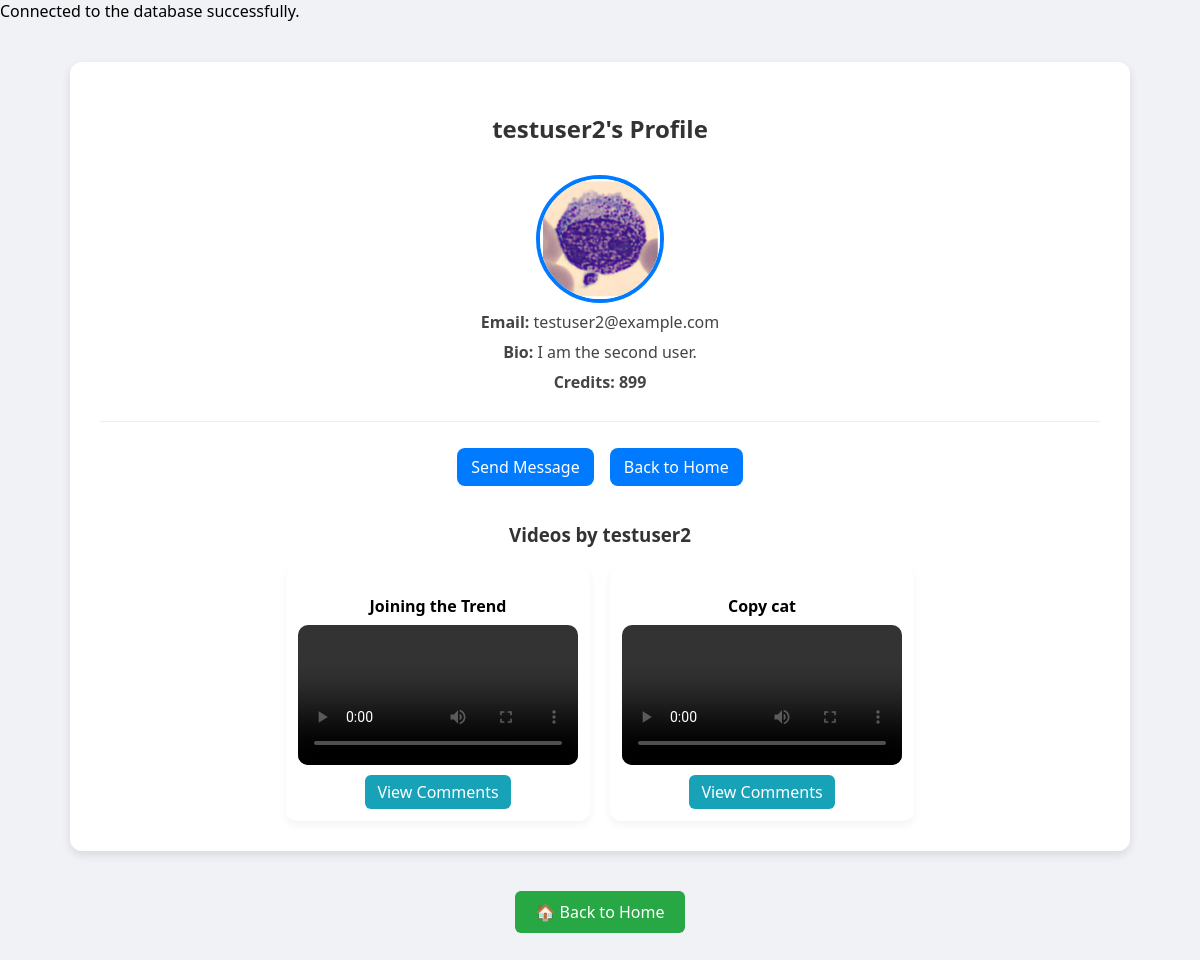
Screenshot of /social_streaming/profile.php?id=3 (signed in) with the database file from the repository.
### tables this page shows
CREATE TABLE `users` (
  `id` int(11) NOT NULL,
  `username` varchar(50) NOT NULL,
  `email` varchar(100) NOT NULL,
  `password` varchar(255) NOT NULL,
  `bio` text DEFAULT NULL,
  `profile_picture` varchar(255) DEFAULT NULL,
  `stream_video` varchar(255) DEFAULT NULL,
  `credits` int(11) DEFAULT 0,
  `name` varchar(100) DEFAULT NULL,
  `country` varchar(100) DEFAULT NULL,
  `subscription_type` varchar(50) DEFAULT NULL,
  `preferred_genre` varchar(50) DEFAULT NULL,
  `last_login` date DEFAULT NULL,
  `mfa_secret` varchar(255) DEFAULT NULL
);

CREATE TABLE `videos` (
  `id` int(11) NOT NULL,
  `user_id` int(11) NOT NULL,
  `title` varchar(255) NOT NULL,
  `description` text DEFAULT NULL,
  `filename` varchar(255) NOT NULL,
  `upload_date` timestamp NOT NULL DEFAULT current_timestamp(),
  `file_path` varchar(255) NOT NULL,
  `uploaded_at` timestamp NOT NULL DEFAULT current_timestamp(),
  `price_in_credits` int(11) NOT NULL DEFAULT 0,
  `is_live` tinyint(1) DEFAULT 0
);

### social_streaming/profile.php (the view, shortened to what this page needs)
<?php
include "db.php";
$user_id = $_SESSION['user_id'];
$view_user_id = isset($_GET['id']) ? $_GET['id'] : $user_id;
$query = "SELECT username, email, bio, profile_picture, credits FROM users WHERE id = ?";
$stmt = $conn->prepare($query);
$stmt->bind_param("i", $view_user_id);
$stmt->execute();
$stmt->bind_result($username, $email, $bio, $profile_picture, $credits);
$is_own_profile = ($view_user_id == $user_id);
$video_query = "SELECT id, title, filename, price_in_credits FROM videos WHERE user_id = ?";
$video_stmt = $conn->prepare($video_query);
$video_stmt->bind_param("i", $view_user_id);
$video_stmt->execute();
$video_stmt->store_result();
$video_stmt->bind_result($video_id, $video_title, $video_filename, $price_in_credits);
$purchased_videos = [];
?>
<!DOCTYPE html>
<html lang="en">
<head>
</head>
<body>
<div class="container">
    <h2><?php echo htmlspecialchars($is_own_profile ? "Your Profile" : $username . "'s Profile"); ?></h2>
    <div class="profile-card">
        <?php if ($profile_picture): ?>
            <img src="uploads/<?php echo htmlspecialchars($profile_picture); ?>" alt="Profile Picture">
        <?php else: ?>
            <p>No profile picture uploaded.</p>
        <?php endif; ?>
        <p><strong>Email:</strong> <?php echo htmlspecialchars($email); ?></p>
        <p><strong>Bio:</strong> <?php echo htmlspecialchars($bio ? $bio : "No bio added yet."); ?></p>
        <p class="credits"><strong>Credits:</strong> <?php echo htmlspecialchars($credits); ?></p>
    </div>
    <div class="profile-links">
        <?php if ($is_own_profile): ?>
            <a href="edit_profile.php">Edit Profile</a>
            <a href="upload_video.php">Upload Video</a>
            <a href="view_videos.php">View Videos</a>
            <a href="logout.php">Logout</a>
        <?php else: ?>
            <a href="send_message.php?to=<?php echo $view_user_id; ?>">Send Message</a>
            <a href="home.php">Back to Home</a>
        <?php endif; ?>
    </div>
    <div class="videos">
        <h3>Videos by <?php echo htmlspecialchars($username); ?></h3>
        <div class="video-grid">
            <?php
            if ($video_stmt->num_rows > 0) {
                while ($video_stmt->fetch()) {
                    echo '<div class="video-item">';
                    echo '<p>' . htmlspecialchars($video_title) . '</p>';
                    if ($price_in_credits == 0) {
                        echo '<video controls>';
                    } else if (in_array($video_id, $purchased_videos)) {
                        echo '<video controls>';
                    } else {
                        echo '<video style="filter: blur(5px); pointer-events: none;">';
                    }
                    echo '<source src="uploads/videos/' . htmlspecialchars($video_filename) . '" type="video/mp4">';
                    echo '</video>';
                    echo '<a href="video_comments.php?id=' . $video_id . '" class="view-comments-btn">View Comments</a>';
                    echo '</div>';
                }
            } else {
                echo "<p style='text-align:center;'>No videos uploaded yet.</p>";
            }
            ?>
        </div>
    </div>
</div>
<div style="text-align:center; margin: 30px 0;">
    <a href="home.php" class="home-button">🏠 Back to Home</a>
</div>
</body>
</html>

### social_streaming/profile.php (style rules this page uses)
body { font-family: 'Segoe UI', sans-serif; background-color: #f0f2f5; margin: 0; padding: 0; }
.container { max-width: 1000px; margin: 40px auto; background-color: white; border-radius: 12px; box-shadow: 0 4px 10px rgba(0,0,0,0.1); padding: 30px; }
h2 { text-align: center; margin-bottom: 30px; color: #333; }
.profile-card { text-align: center; border-bottom: 1px solid #eee; padding-bottom: 20px; }
.profile-card img { width: 120px; height: 120px; border-radius: 50%; object-fit: cover; border: 4px solid #007bff; }
.profile-card p { margin: 8px 0; color: #444; }
.credits { font-weight: bold; color: #28a745; }
.profile-links { text-align: center; margin: 20px 0; }
.profile-links a { display: inline-block; margin: 6px; background: #007bff; color: white; padding: 8px 14px; text-decoration: none; border-radius: 8px; font-weight: 500; }
.videos { margin-top: 30px; }
.videos h3 { text-align: center; margin-bottom: 20px; color: #333; }
.video-grid { display: flex; flex-wrap: wrap; justify-content: center; gap: 20px; }
.video-item { background: #fff; padding: 12px; border-radius: 10px; box-shadow: 0 4px 8px rgba(0,0,0,0.05); text-align: center; position: relative; width: 100%; max-width: 280px; flex: 1 1 250px; }
.video-item p { font-weight: bold; margin-bottom: 8px; }
video { width: 100%; height: auto; border-radius: 10px; }
.view-comments-btn { display: inline-block; margin-top: 10px; background: #17a2b8; color: white; padding: 6px 12px; border-radius: 6px; text-decoration: none; }
.home-button { display: inline-block; padding: 10px 20px; background-color: #28a745; color: white; text-decoration: none; border-radius: 6px; font-weight: 500; transition: background 0.3s ease; }

### rows the page displays
users: username "testuser2's Profile", profile_picture (picture), email "testuser2@example.com", bio "I am the second user.", credits "899", username "testuser2"
videos: title "Joining the Trend"
videos: title "Copy cat"
